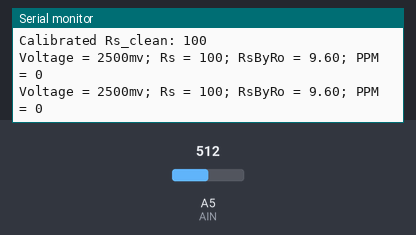
Simulated run of this sketch. Board: Arduino Uno, built with avr-gcc and run on an emulated ATmega328P. Parts: the last lines printed to the serial monitor. Inputs (shaded band) come from the test bench; at power-on: A5 (AIN) = 512.

Above: at 6.2 s.
6.3 s: A5 (AIN) set to 716
At 7.6 s:
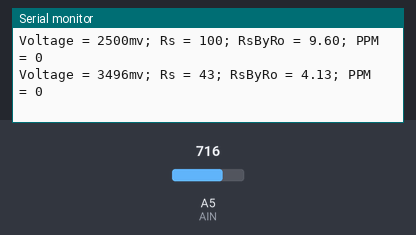
7.8 s: A5 (AIN) set to 900
At 8.8 s:
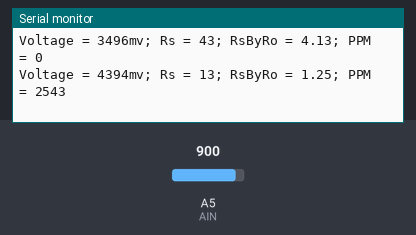
Timing chart, 0 to 10.8 s (numbered marks = the images above; inputs shaded):
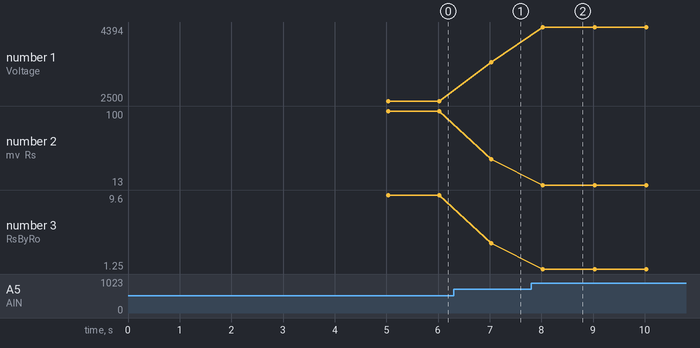

Measured:
- after the input at 6.3 s, the serial monitor: prints a new line after 0.73 s (image 1)
- after the input at 7.8 s, the serial monitor: prints a new line after 0.23 s (image 2)
- plotted number 1: 2500 → 3496 after the input at 6.3 s, 3496 → 4394 after the input at 7.8 s
- plotted number 2: 100 → 43 after the input at 6.3 s, 43 → 13 after the input at 7.8 s
- plotted number 3: 9.6 → 4.13 after the input at 6.3 s, 4.13 → 1.25 after the input at 7.8 s

The sketch:

MQ2-GasSensor.ino
```cpp
// (licence header left out)
// Comment/uncomment as suitable for your hardware
// #define LaunchPadF5529

#ifdef LaunchPadF5529
#define VREF 3300L // mV
#define AIN A5 // aka P6_5
#define ADC_MAX 4095
#else
#define VREF 5000L // mV
#define AIN A5 // aka 19
#define ADC_MAX 1023
#endif

// Application can be SMOKE, LPG, PROPANE
#define SMOKE

unsigned long Rs_clean;

typedef struct {
  float ppm;
  float rsByRo;
} Map;

// Following values are obtained from datasheet
#if defined(SMOKE)
Map ppmData[] = {
  {196.383469184, 3.3397668609},
  {212.3776035308, 3.2732173919},
  {232.8892319004, 3.0265443929},
  {253.0568305969, 2.9736932787},
  {276.0756646852, 2.8804998324},
  {300.9945497196, 2.7188881798},
  {324.0822540963, 2.6429638713},
  {351.7315985925, 2.6403981005},
  {380.8961161044, 2.5670645056},
  {412.4788669655, 2.482229822},
  {446.6803637518, 2.406267552},
  {485.5944658995, 2.3354344686},
  {525.6839779223, 2.3095066951},
  {567.2602295611, 2.2101873656},
  {612.1247394936, 2.146912865},
  {665.2312663982, 2.0966723749},
  {720.3902256614, 2.025867246},
  {783.149507471, 1.9519207418},
  {825.9139695897, 1.9064916263},
  {892.8583079225, 1.8797583207},
  {970.8728877758, 1.8293490584},
  {1044.7488078276, 1.7896774139},
  {1131.3762107204, 1.7349089321},
  {1225.1864951592, 1.6854140163},
  {1326.7752438994, 1.6303488235},
  {1445.899692617, 1.5699433795},
  {1546.115837429, 1.5379536148},
  {1684.9337703336, 1.5026162785},
  {1824.643368925, 1.4523944166},
  {1983.60347598, 1.3897824791},
  {2139.7759895388, 1.3506188978},
  {2317.1997256153, 1.3019317609},
  {2509.334899841, 1.2586618416},
  {2646.1963481594, 1.2150585004},
  {2846.6514489446, 1.1725019432},
  {3103.2186923919, 1.174333602},
  {3330.9156460733, 1.1221490708},
  {3591.1772378523, 1.0801230441},
  {3906.1952839837, 1.0246622554},
  {4145.3674962885, 1.0016090043},
  {4460.7979111212, 0.9878896824},
  {4798.0884450277, 0.9230186546},
  {5185.1217583048, 0.8962080889},
  {5615.0563303662, 0.8786938408},
  {6056.2256139457, 0.840498359},
  {6655.1388691682, 0.7994769874},
  {7138.7156103371, 0.7543183205},
  {7670.9971477937, 0.7496348497},
  {7982.6925049631, 0.707300803},
  {8362.3802089096, 0.6583763431},
  {9004.9010645624, 0.6554529743},
  {9398.73652597, 0.6085653439},
  {10295.8382737189, 0.6105816088}
};
#elif defined(LPG)
Map ppmData[] = {
  {195.1719516541, 1.6090322212},
  {211.9608025561, 1.5739295945},
  {229.5818949308, 1.518293349},
  {248.6678944617, 1.4671764561},
  {269.3405843463, 1.4161355585},
  {291.731872074, 1.3676639418},
  {315.9846310959, 1.3185533139},
  {342.253612466, 1.2719442685},
  {370.706432271, 1.2284080444},
  {401.5246411482, 1.1849855103},
  {434.9048827168, 1.1444257184},
  {471.0601483139, 1.0956272215},
  {531.4774496419, 1.0399716119},
  {577.7079567007, 1.0031434973},
  {625.7349746581, 0.9710598401},
  {677.7546578146, 0.9367342109},
  {734.0989313253, 0.9036219454},
  {795.127314522, 0.8650268003},
  {861.2292149201, 0.8506861384},
  {932.8264129347, 0.8097326709},
  {990.090214036, 0.7772330769},
  {1065.6247599105, 0.7636256723},
  {1154.2141222112, 0.7370602653},
  {1250.1682487405, 0.7139010502},
  {1354.0993998277, 0.6898659034},
  {1466.6707352878, 0.6566545937},
  {1588.6005458857, 0.6456934217},
  {1720.6668365774, 0.6221463663},
  {1863.7122907738, 0.5891095465},
  {2018.6496473021, 0.5682853347},
  {2186.4675243737, 0.5494715348},
  {2368.2367277204, 0.5269806657},
  {2565.1170831501, 0.5068793718},
  {2778.3648371175, 0.4869791551},
  {2956.4070262041, 0.4629729099},
  {3202.1841731003, 0.45579762},
  {3468.3936912502, 0.4373948111},
  {3756.7341999125, 0.4197350148},
  {4069.0455309025, 0.4048979596},
  {4407.3204681191, 0.3885502222},
  {4773.7174630222, 0.3713505757},
  {5024.453305185, 0.3548172225},
  {5405.1358648695, 0.350408837},
  {5854.4849767067, 0.3364563383},
  {6341.1901568014, 0.323059397},
  {6868.3569544889, 0.310015888},
  {7439.3490950084, 0.2997524226},
  {8057.8099426285, 0.2898287421},
  {8727.6857480834, 0.279259309},
  {9453.2508286552, 0.2672075837},
  {10024.7602069181, 0.254696059},
  {10422.4637058312, 0.255824416}
};
#elif defined(PROPANE)
Map ppmData[] = {
  {199.1959954936, 1.7151207359},
  {218.1622680796, 1.637653397},
  {234.9920895865, 1.5798792306},
  {255.376194326, 1.5156517247},
  {277.220844884, 1.4646237682},
  {299.601906451, 1.411212078},
  {324.5089307949, 1.3637003263},
  {350.318963898, 1.3107315909},
  {380.7069589361, 1.2543476206},
  {412.3565489085, 1.2051016049},
  {445.1536005999, 1.1661355616},
  {486.8437558665, 1.1170479948},
  {520.5098658582, 1.0552563147},
  {523.9853430572, 1.0831834925},
  {567.5461996952, 1.0314861642},
  {614.7284328777, 1.006059149},
  {665.8331011489, 0.974353437},
  {717.9937775535, 0.9400705249},
  {786.7058784117, 0.9224354458},
  {847.3325409246, 0.888538284},
  {916.4181997076, 0.8613066313},
  {988.2094535275, 0.8341829353},
  {1075.1222934596, 0.7985304657},
  {1165.9782722545, 0.7685807964},
  {1261.3105526088, 0.7448016471},
  {1366.1680049902, 0.7184739336},
  {1479.7426486273, 0.6946879515},
  {1612.9496777842, 0.6714666776},
  {1736.0025266083, 0.6479461369},
  {1880.3228939368, 0.6167529155},
  {2032.1282982984, 0.6014185028},
  {2200.3693015105, 0.5727797784},
  {2389.3439773076, 0.5494715348},
  {2595.6449059385, 0.5297408895},
  {2803.1274123174, 0.513393787},
  {3036.1618530015, 0.5004476175},
  {3259.5183909512, 0.4827975161},
  {3625.7362640361, 0.4605848858},
  {3927.1572478433, 0.4456598869},
  {4253.6364826823, 0.4283496024},
  {4663.8127392005, 0.4072550641},
  {5034.7521795752, 0.391493304},
  {5405.1358648695, 0.3782500309},
  {5906.6639139564, 0.3611467882},
  {6397.7069237922, 0.3475728003},
  {6898.8966663984, 0.3348003819},
  {7597.7877048951, 0.3206773042},
  {8183.9083574088, 0.3103760006},
  {8883.9525363021, 0.2987102729},
  {9643.8778662299, 0.2860473337},
  {10193.8087201062, 0.2810481007}
};
#endif

unsigned long averager(int pin, unsigned int numSamples) {
  unsigned long sum = 0L;
  for(int i = 0; i < numSamples; i++) {
    sum += analogRead(pin);
    delay(50);
  }
  return sum/numSamples;
}

void calibrate() {
  Serial.println("Calibrating ...");
  unsigned long voltage = VREF*averager(AIN, 100)/(ADC_MAX+1);
  Rs_clean = 100L*(VREF-voltage)/voltage;
  Serial.print("Calibrated Rs_clean: ");
  Serial.println(Rs_clean);
}

float getPPM(float rsByRo) {
  int maxIndex = sizeof(ppmData)/sizeof(Map)-1;
  for (int i=maxIndex; i>=0; i--) {
    if (rsByRo < ppmData[i].rsByRo) {
      if (i<maxIndex) // do a linear interpolation between available data points
        return map(100*rsByRo, 100*ppmData[i+1].rsByRo, 100*ppmData[i].rsByRo, 100*ppmData[i+1].ppm, 100*ppmData[i].ppm)/100;
      else ppmData[i].ppm; // lowest Rs/Ro or highest PPM data point
    }
  }
  return 0.0;
}

void setup() {
  Serial.begin(9600);
  calibrate(); // should be done in clean conditions
}

void loop() {
  unsigned long voltage = VREF*analogRead(AIN)/(ADC_MAX+1);

  if (voltage) {
    unsigned long Rs = 100L*(VREF-voltage)/voltage;
    float RsByRo = Rs/(Rs_clean/9.6); // 9.6 from datasheet
    float ppm = getPPM(RsByRo);
    Serial.print("Voltage = ");
    Serial.print(voltage);
    Serial.print("mv; Rs = ");
    Serial.print(Rs);
    Serial.print("; RsByRo = ");
    Serial.print(RsByRo, 2);
    Serial.print("; PPM = ");
    Serial.println(ppm, 0);
  }

  delay(1000);
}
```
